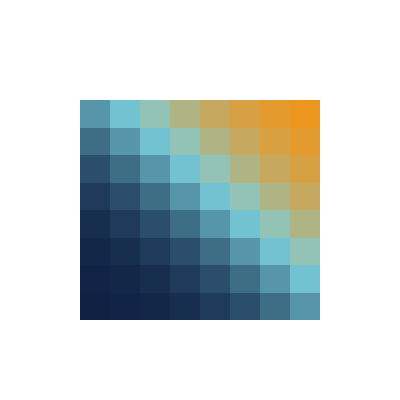

The notebook cell saved with this chart:
### Code cell
# plot weights
import plotly.figure_factory as ff
import plotly.graph_objects as go
import matplotlib.pyplot as plt

colorscale = [[0, 'rgb(15, 32, 67)'], [0.5, 'rgb(122, 207, 221)'], [1, 'rgb(255,140,0)']]
w = np.array(get_weights(Nx, Ny))
w_index = 0

z_text = np.array(['' for i in range(Nx*Ny)]).reshape(Ny, Nx)
fig = ff.create_annotated_heatmap(w[:, w_index].reshape(Ny, Nx), colorscale=colorscale, 
                                  annotation_text=z_text, showscale=False, zmin = 0, zmax = 1)

fig.update_layout(
            paper_bgcolor='rgba(0, 0, 0, 0)',
            plot_bgcolor='rgba(0, 0, 0, 0)',
            )
fig.update_layout(width=400, height=400, autosize=False)
plt.savefig('weights_linear_1.png', bbox_inches="tight")

fig.show()

### Figure 1 — Plotly figure (JSON) as saved in the notebook; plotly's stock layout.template omitted (floating-point values rounded to 4 significant figures)
{"data": [{"colorscale": [[0, "rgb(15, 32, 67)"], [0.5, "rgb(122, 207, 221)"], [1, "rgb(255,140,0)"]], "reversescale": false, "showscale": false, "type": "heatmap", "z": [[0.004869, 0.00995, 0.01998, 0.03911, 0.0737, 0.1316, 0.2187, 0.3333], [0.00995, 0.01998, 0.03911, 0.0737, 0.1316, 0.2187, 0.3333, 0.463], [0.01998, 0.03911, 0.0737, 0.1316, 0.2187, 0.3333, 0.463, 0.5898], [0.03911, 0.0737, 0.1316, 0.2187, 0.3333, 0.463, 0.5898, 0.6993], [0.0737, 0.1316, 0.2187, 0.3333, 0.463, 0.5898, 0.6993, 0.7856], [0.1316, 0.2187, 0.3333, 0.463, 0.5898, 0.6993, 0.7856, 0.8497], [0.2187, 0.3333, 0.463, 0.5898, 0.6993, 0.7856, 0.8497, 0.8956], [0.3333, 0.463, 0.5898, 0.6993, 0.7856, 0.8497, 0.8956, 0.9279]], "zmax": 1, "zmin": 0}], "layout": {"annotations": [{"font": {"color": "#FFFFFF"}, "showarrow": false, "text": "", "x": 0, "xref": "x", "y": 0, "yref": "y"}, {"font": {"color": "#FFFFFF"}, "showarrow": false, "text": "", "x": 1, "xref": "x", "y": 0, "yref": "y"}, {"font": {"color": "#FFFFFF"}, "showarrow": false, "text": "", "x": 2, "xref": "x", "y": 0, "yref": "y"}, {"font": {"color": "#FFFFFF"}, "showarrow": false, "text": "", "x": 3, "xref": "x", "y": 0, "yref": "y"}, {"font": {"color": "#FFFFFF"}, "showarrow": false, "text": "", "x": 4, "xref": "x", "y": 0, "yref": "y"}, {"font": {"color": "#FFFFFF"}, "showarrow": false, "text": "", "x": 5, "xref": "x", "y": 0, "yref": "y"}, {"font": {"color": "#FFFFFF"}, "showarrow": false, "text": "", "x": 6, "xref": "x", "y": 0, "yref": "y"}, {"font": {"color": "#FFFFFF"}, "showarrow": false, "text": "", "x": 7, "xref": "x", "y": 0, "yref": "y"}, {"font": {"color": "#FFFFFF"}, "showarrow": false, "text": "", "x": 0, "xref": "x", "y": 1, "yref": "y"}, {"font": {"color": "#FFFFFF"}, "showarrow": false, "text": "", "x": 1, "xref": "x", "y": 1, "yref": "y"}, {"font": {"color": "#FFFFFF"}, "showarrow": false, "text": "", "x": 2, "xref": "x", "y": 1, "yref": "y"}, {"font": {"color": "#FFFFFF"}, "showarrow": false, "text": "", "x": 3, "xref": "x", "y": 1, "yref": "y"}, {"font": {"color": "#FFFFFF"}, "showarrow": false, "text": "", "x": 4, "xref": "x", "y": 1, "yref": "y"}, {"font": {"color": "#FFFFFF"}, "showarrow": false, "text": "", "x": 5, "xref": "x", "y": 1, "yref": "y"}, {"font": {"color": "#FFFFFF"}, "showarrow": false, "text": "", "x": 6, "xref": "x", "y": 1, "yref": "y"}, {"font": {"color": "#FFFFFF"}, "showarrow": false, "text": "", "x": 7, "xref": "x", "y": 1, "yref": "y"}, {"font": {"color": "#FFFFFF"}, "showarrow": false, "text": "", "x": 0, "xref": "x", "y": 2, "yref": "y"}, {"font": {"color": "#FFFFFF"}, "showarrow": false, "text": "", "x": 1, "xref": "x", "y": 2, "yref": "y"}, {"font": {"color": "#FFFFFF"}, "showarrow": false, "text": "", "x": 2, "xref": "x", "y": 2, "yref": "y"}, {"font": {"color": "#FFFFFF"}, "showarrow": false, "text": "", "x": 3, "xref": "x", "y": 2, "yref": "y"}, {"font": {"color": "#FFFFFF"}, "showarrow": false, "text": "", "x": 4, "xref": "x", "y": 2, "yref": "y"}, {"font": {"color": "#FFFFFF"}, "showarrow": false, "text": "", "x": 5, "xref": "x", "y": 2, "yref": "y"}, {"font": {"color": "#FFFFFF"}, "showarrow": false, "text": "", "x": 6, "xref": "x", "y": 2, "yref": "y"}, {"font": {"color": "#FFFFFF"}, "showarrow": false, "text": "", "x": 7, "xref": "x", "y": 2, "yref": "y"}, {"font": {"color": "#FFFFFF"}, "showarrow": false, "text": "", "x": 0, "xref": "x", "y": 3, "yref": "y"}, {"font": {"color": "#FFFFFF"}, "showarrow": false, "text": "", "x": 1, "xref": "x", "y": 3, "yref": "y"}, {"font": {"color": "#FFFFFF"}, "showarrow": false, "text": "", "x": 2, "xref": "x", "y": 3, "yref": "y"}, {"font": {"color": "#FFFFFF"}, "showarrow": false, "text": "", "x": 3, "xref": "x", "y": 3, "yref": "y"}, {"font": {"color": "#FFFFFF"}, "showarrow": false, "text": "", "x": 4, "xref": "x", "y": 3, "yref": "y"}, {"font": {"color": "#FFFFFF"}, "showarrow": false, "text": "", "x": 5, "xref": "x", "y": 3, "yref": "y"}, {"font": {"color": "#FFFFFF"}, "showarrow": false, "text": "", "x": 6, "xref": "x", "y": 3, "yref": "y"}, {"font": {"color": "#FFFFFF"}, "showarrow": false, "text": "", "x": 7, "xref": "x", "y": 3, "yref": "y"}, {"font": {"color": "#FFFFFF"}, "showarrow": false, "text": "", "x": 0, "xref": "x", "y": 4, "yref": "y"}, {"font": {"color": "#FFFFFF"}, "showarrow": false, "text": "", "x": 1, "xref": "x", "y": 4, "yref": "y"}, {"font": {"color": "#FFFFFF"}, "showarrow": false, "text": "", "x": 2, "xref": "x", "y": 4, "yref": "y"}, {"font": {"color": "#FFFFFF"}, "showarrow": false, "text": "", "x": 3, "xref": "x", "y": 4, "yref": "y"}, {"font": {"color": "#FFFFFF"}, "showarrow": false, "text": "", "x": 4, "xref": "x", "y": 4, "yref": "y"}, {"font": {"color": "#FFFFFF"}, "showarrow": false, "text": "", "x": 5, "xref": "x", "y": 4, "yref": "y"}, {"font": {"color": "#FFFFFF"}, "showarrow": false, "text": "", "x": 6, "xref": "x", "y": 4, "yref": "y"}, {"font": {"color": "#FFFFFF"}, "showarrow": false, "text": "", "x": 7, "xref": "x", "y": 4, "yref": "y"}, {"font": {"color": "#FFFFFF"}, "showarrow": false, "text": "", "x": 0, "xref": "x", "y": 5, "yref": "y"}, {"font": {"color": "#FFFFFF"}, "showarrow": false, "text": "", "x": 1, "xref": "x", "y": 5, "yref": "y"}, {"font": {"color": "#FFFFFF"}, "showarrow": false, "text": "", "x": 2, "xref": "x", "y": 5, "yref": "y"}, {"font": {"color": "#FFFFFF"}, "showarrow": false, "text": "", "x": 3, "xref": "x", "y": 5, "yref": "y"}, {"font": {"color": "#FFFFFF"}, "showarrow": false, "text": "", "x": 4, "xref": "x", "y": 5, "yref": "y"}, {"font": {"color": "#FFFFFF"}, "showarrow": false, "text": "", "x": 5, "xref": "x", "y": 5, "yref": "y"}, {"font": {"color": "#FFFFFF"}, "showarrow": false, "text": "", "x": 6, "xref": "x", "y": 5, "yref": "y"}, {"font": {"color": "#FFFFFF"}, "showarrow": false, "text": "", "x": 7, "xref": "x", "y": 5, "yref": "y"}, {"font": {"color": "#FFFFFF"}, "showarrow": false, "text": "", "x": 0, "xref": "x", "y": 6, "yref": "y"}, {"font": {"color": "#FFFFFF"}, "showarrow": false, "text": "", "x": 1, "xref": "x", "y": 6, "yref": "y"}, {"font": {"color": "#FFFFFF"}, "showarrow": false, "text": "", "x": 2, "xref": "x", "y": 6, "yref": "y"}, {"font": {"color": "#FFFFFF"}, "showarrow": false, "text": "", "x": 3, "xref": "x", "y": 6, "yref": "y"}, {"font": {"color": "#FFFFFF"}, "showarrow": false, "text": "", "x": 4, "xref": "x", "y": 6, "yref": "y"}, {"font": {"color": "#FFFFFF"}, "showarrow": false, "text": "", "x": 5, "xref": "x", "y": 6, "yref": "y"}, {"font": {"color": "#FFFFFF"}, "showarrow": false, "text": "", "x": 6, "xref": "x", "y": 6, "yref": "y"}, {"font": {"color": "#FFFFFF"}, "showarrow": false, "text": "", "x": 7, "xref": "x", "y": 6, "yref": "y"}, {"font": {"color": "#FFFFFF"}, "showarrow": false, "text": "", "x": 0, "xref": "x", "y": 7, "yref": "y"}, {"font": {"color": "#FFFFFF"}, "showarrow": false, "text": "", "x": 1, "xref": "x", "y": 7, "yref": "y"}, {"font": {"color": "#FFFFFF"}, "showarrow": false, "text": "", "x": 2, "xref": "x", "y": 7, "yref": "y"}, {"font": {"color": "#FFFFFF"}, "showarrow": false, "text": "", "x": 3, "xref": "x", "y": 7, "yref": "y"}, {"font": {"color": "#FFFFFF"}, "showarrow": false, "text": "", "x": 4, "xref": "x", "y": 7, "yref": "y"}, {"font": {"color": "#FFFFFF"}, "showarrow": false, "text": "", "x": 5, "xref": "x", "y": 7, "yref": "y"}, {"font": {"color": "#FFFFFF"}, "showarrow": false, "text": "", "x": 6, "xref": "x", "y": 7, "yref": "y"}, {"font": {"color": "#FFFFFF"}, "showarrow": false, "text": "", "x": 7, "xref": "x", "y": 7, "yref": "y"}], "autosize": false, "height": 400, "paper_bgcolor": "rgba(0, 0, 0, 0)", "plot_bgcolor": "rgba(0, 0, 0, 0)", "width": 400, "xaxis": {"gridcolor": "rgb(0, 0, 0)", "showticklabels": false, "side": "top", "ticks": ""}, "yaxis": {"showticklabels": false, "ticks": "", "ticksuffix": "  "}}}
